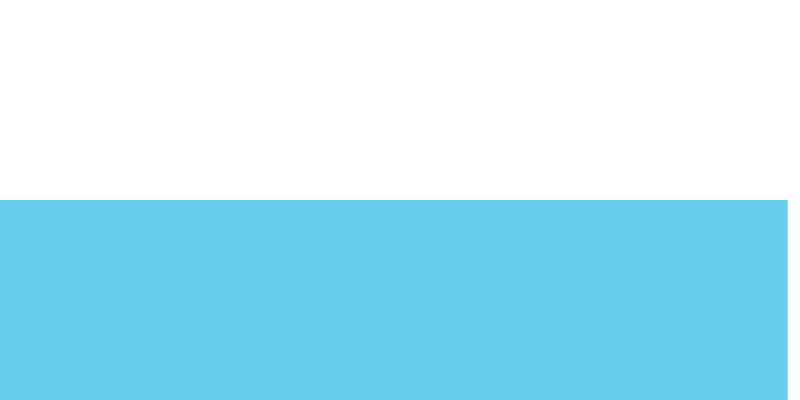
Frame 1 (no input)
Frame 60 (the mouse pressed at the canvas centre just before this capture): identical to frame 1, image omitted
Frame 120 (the mouse held since frame 60 and released just before this capture): identical to frame 1, image omitted

The Processing sketch that drew this single still picture (run headless with seeded random() and noise(); from frame 60 on, the mouse is pressed at the canvas centre):

// Processing sketch: fluid
// ── fluid.pde
static int n = 60; //number of cells
float dx = 800.0/n; //800 pixels long
//  
// float dt = 0.01; //update rate

float g = 10;
float h[] = new float[n]; //Height
float hu[] = new float[n]; //Momentum
float dhdt[] = new float[n]; //Height
float dhudt[] = new float [n]; //Momentum
//Midpoint helpers
float h_mid[] = new float[n]; //Height
float hu_mid[] = new float[n]; //Momentum
float dhdt_mid[] = new float[n]; //Height
float dhudt_mid[] = new float [n]; //Momentum



boolean periodic = true;
boolean free = false;
boolean reflective = false;

void initHeight(){
                                                                                                                                            
  for (int i=0; i<n; i++){
    h[i]= 200;
    //h[i]=random(200,280);
    hu[i] = 0;
  }
}
void update(float dt){
    //Compute midpoint heights and momentums
    for (int i = 0; i < n-1; i++){ 
      h_mid[i] = (h[i+1]+h[i])/2;
      hu_mid[i] = (hu[i+1]+hu[i])/2;
    }
    for (int i = 0; i < n-1; i++){
        //Compute dh/dt (mid)
      float dhudx_mid = (hu[i+1] - hu[i])/dx;
      dhdt_mid[i] = -dhudx_mid;
      //Compute dhu/dt (mid)
      float dhu2dx_mid = (sq(hu[i+1])/h[i+1] - sq(hu[i])/h[i])/dx;
      float dgh2dx_mid = g*(sq(h[i+1]) - sq(h[i]))/dx;
      dhudt_mid[i] = -(dhu2dx_mid + .5*dgh2dx_mid);
    }
    //Integrate midpoint
    for (int i = 0; i < n-1; i++){
        h_mid[i] += dhdt_mid[i]*dt/2;
        hu_mid[i] += dhudt_mid[i]*dt/2;
    }
    for (int i = 1; i < n-1; i++){
        //Compute dh/dt
        float dhudx = (hu_mid[i] - hu_mid[i-1])/dx;
        dhdt[i] = -dhudx;
        //Compute dhu/dt
        float dhu2dx = (sq(hu_mid[i])/h_mid[i] - sq(hu_mid[i-1])/h_mid[i-1])/dx;
        float dgh2dx = g*(sq(h_mid[i]) - sq(h_mid[i-1]))/dx;
        dhudt[i] = -(dhu2dx + .5*dgh2dx);
    }

    //Integrate heights and momentum
    float damp = 0.9;
    for (int i = 0; i < n-1; i++){
        h[i] += damp*dhdt[i]*dt;
        hu[i] += damp*dhudt[i]*dt;
    }
    //Periodic Boundary
    h[0] = h[n-2];
    h[n-1] = h[1];
    hu[0] = hu[n-2];
    hu[n-1] = hu[1];
}

void setup(){
    size(800,400);
    background(255);
    initHeight();
}

void draw(){
  background(255);
  noStroke();
  fill(105,206,235);  
  update(1/frameRate);
  for (int i=0; i<n-1; i++){
    beginShape(QUADS);
    vertex(dx*i,height-h[i]);
    vertex(dx*(i+1)+1,height-h[i+1]);
    vertex(dx*(i+1)+1,height);
    vertex(dx*i,height);
    endShape(CLOSE); 
  }
}

void keyReleased()
{
  if (key == 'r'){
    println("Reseting the System.");
    initHeight();
    //periodic = true; free = false; reflective = false;
  }
  if(keyCode == UP){
    h[n/2] = 500;
    h[n/2 + 1] = 490;
  }
}
